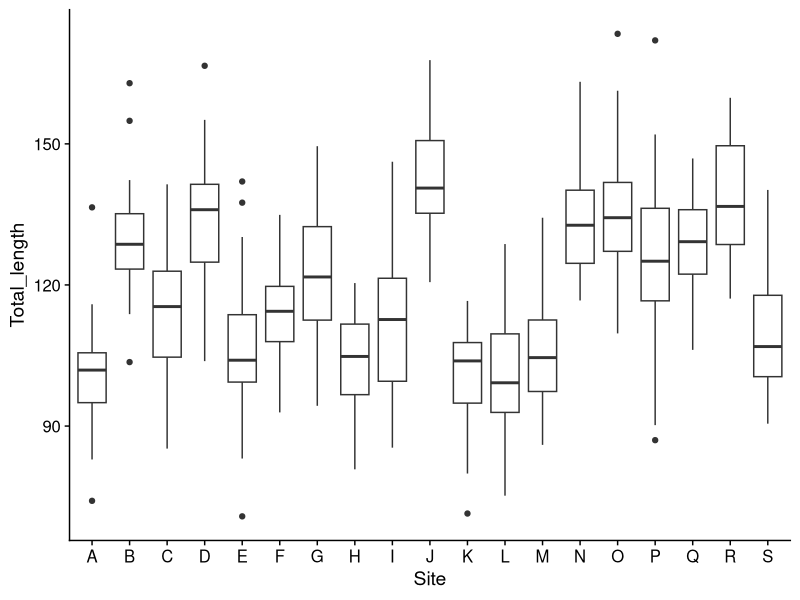
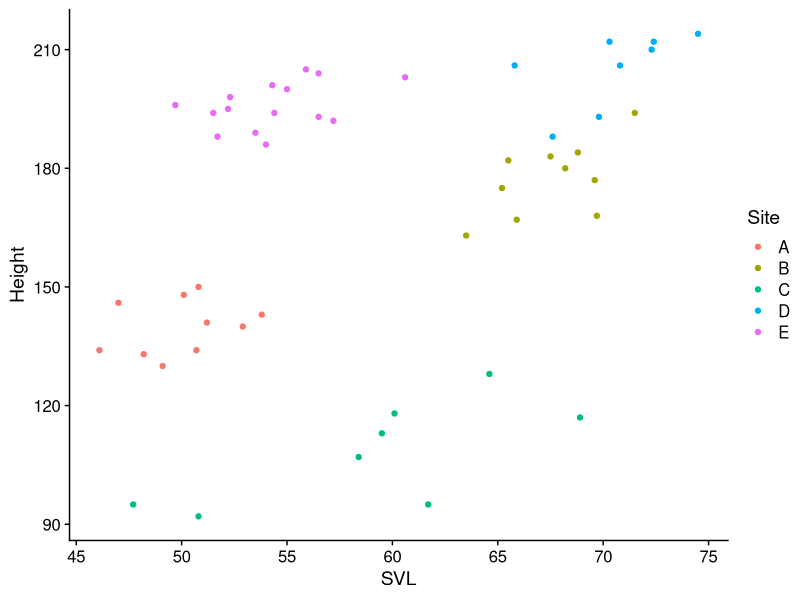
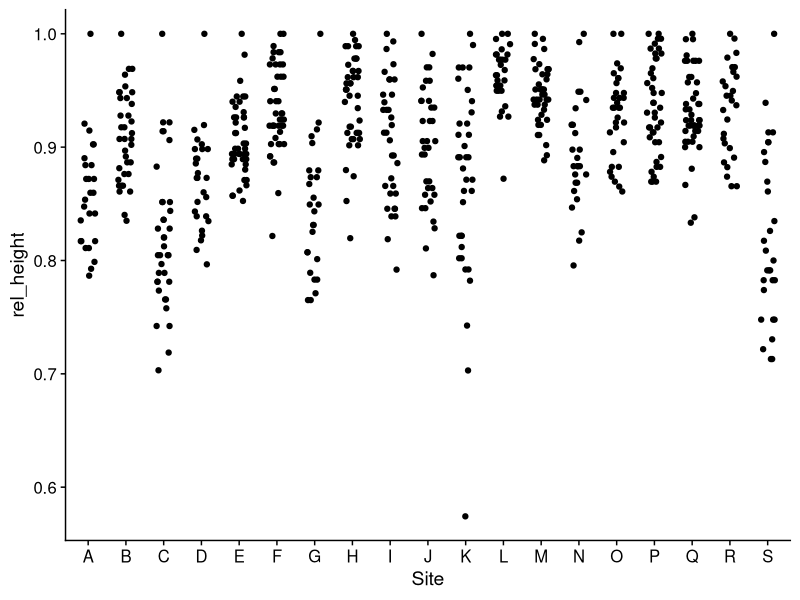

These figures' R source, in order:
## ---- chunk 1
# This invisible block is a workaround for Travis CI not having the tidyverse meta-package; 
library(ggplot2)
library(dplyr)
library(readr)
library(tibble)
library(forcats)
library(cowplot)
theme_set(theme_cowplot())
lizards <- read_csv("example_data/anoles.csv") # See Appendix A if you don't have this data
# Capture View()
real_view = View
View = function(x,...){
  # Scrollable table output
  # knitr::kable(head(x))
  x %>% head(n = 10) %>% 
  kableExtra::kbl() %>% 
  kableExtra::kable_paper() %>% 
  kableExtra::scroll_box(width = "100%")
} 
## ---- chunk 2
log(mean(sqrt(abs(-50:50))), base = 12)
## ---- chunk 3
-50:50 %>% abs() %>% sqrt() %>% 
  mean() %>% log(base = 12)
## ---- chunk 4
mutate(.data = lizards, total_length = SVL + Tail) %>% 
  View() # Use View to look at the results in RStudio
## ---- chunk 5
mutate(lizards, # generally, the .data argument is not named
       # All subsequent arguments refer to new columns
       total_length = SVL + Tail,
       rel_limb = Limb/SVL,
       log_total_length = log(total_length),
       # You can also change an existing column by saving something to its name
       Color_morph = paste(Color_morph, "morph") # add "morph" after each color
       ) %>% View()
## ---- chunk 6
lizards_full = lizards %>% # It's also traditional to pipe the data argument in
  mutate(total_length = SVL + Tail,
         rel_limb = Limb/SVL,
         log_total_length = log(total_length)) 
## ---- chunk 7
lizards %>% 
  mutate(Total_length = SVL + Tail) %>% 
  ggplot(aes(x = Site, y = Total_length)) +
  geom_boxplot()
## ---- chunk 8
lizards %>% mutate(
  intercept = 1, # Add a constant
  row_number = 1:n() # the n() function tells you how many rows are 
    # in the current data frame (it only works in mutate & related functions)
) %>%  View()
## ---- chunk 9
lizards %>% 
  mutate(large = SVL > 60) %>% 
  View()
## ---- chunk 10
lizards %>%
  mutate(large = SVL > 60) %>% 
  filter(large) %>% 
  View()
## ---- chunk 11
lizards %>% filter(SVL > 60) %>% View()
## ---- chunk 12
c(1, 2) == c(2, 3) - 1
c(1, 2, 3) == c(1, 4, 9)
c(1, 2) == c(2, 1) # positions don't match
c(1, 2, 3, 4, 5) %in% c(1, 2) # for %in%, position only matters for the left argument
## ---- chunk 13
lizards %>% 
  filter(Color_morph == "Blue",
         Site %in% c("A", "B", "C", "D", "E")) %>% 
  ggplot(aes(x = SVL, y = Height, color = Site)) + geom_point()
## ---- chunk 14
lizards %>% select(Site, Color_morph, SVL) %>% View()
## ---- chunk 15
lizards %>% select(1, 2, 7) %>% View()
## ---- chunk 16
lizards %>% select(1:4, 7) %>% View()
## ---- chunk 17
lizards %>% select("Site", "Color_morph", "SVL") %>% View()
## ---- chunk 18
select_vars = c("Site", "Color_morph", "SVL")
lizards %>% 
  select(all_of(select_vars)) %>% # without all_of, it would try to look for a column called "select_vars"
  View()
## ---- chunk 19
lizards %>% select(-Color_morph, -Limb) %>% View()
## ---- chunk 20
lizards %>% select(-(1:5)) %>% View()
## ---- chunk 21
lizards %>% 
  select(where(is.numeric)) %>% 
  View()
## ---- chunk 22
lizards %>% arrange(Mass) %>% View()
## ---- chunk 23
lizards %>% arrange(desc(Mass)) %>% View()
## ---- chunk 24
lizards %>% arrange(Site) %>% View()
## ---- chunk 25
lizards %>% arrange(Site, Color_morph, SVL) %>% View()
## ---- chunk 26
lizards %>% 
  arrange(desc(SVL)) %>% 
  mutate(size_rank = 1:n()) %>%
  View()
## ---- chunk 27
lizards %>% 
  summarize(mean_SVL = mean(SVL), 
            sd_SVL = sd(SVL),
            med_SVL = median(SVL), 
            count = n()) %>% 
  View()
## ---- chunk 28
lizards %>% 
  summarize(freq_Blue = mean(Color_morph == "Blue"),
            freq_Brown = mean(Color_morph == "Brown"),
            freq_Green = mean(Color_morph == "Green")
            )
## ---- chunk 29
lizards %>% 
  summarize(
    across(.cols = c(SVL, Tail),
           .fns = mean)
    ) %>% View()
## ---- chunk 30
lizards %>% 
  summarize(
    across(.cols = where(is.numeric), # apply to all numeric functions
           .fns = c(Mean = mean, StDev = sd)) # named vector (Mean and StDev)
    ) %>% View()
## ---- chunk 31
lizards %>% group_by(Site)
## ---- chunk 32
lizards %>% group_by(Site) %>% 
  summarize(mean_SVL = mean(SVL),
            sd_SVL = sd(SVL),
            count = n()) %>% 
  View()
## ---- chunk 33
lizards %>% group_by(Site, Color_morph) %>% 
  summarize(mean_SVL = mean(SVL), 
            count = n()) %>% 
  ungroup() %>% # Removes grouping; usually a good idea at the end unless you want surprises
  View()
## ---- chunk 34
lizards %>% group_by(Site) %>% 
  mutate(
    rel_height = Height/max(Height)) %>% 
    # max(Height) returns the max height in each site
  ungroup() %>% 
  ggplot(aes(x = Site, y = rel_height)) + 
  geom_jitter(width = .2, height = 0)
## ---- chunk 35
lizards %>% 
  group_by(Site, Color_morph) %>% 
  summarize(count = n()) %>% 
  # count is the total number of each morph at each site
  group_by(Site) %>% 
  # Calculate color morph frequency at each site
  mutate(site_frequency = count / sum(count)) %>% 
  View()
